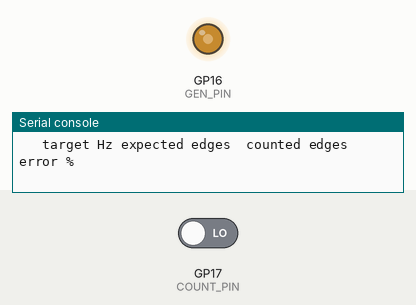
A program run on a simulated Raspberry Pi Pico running MicroPython. Shown: output pins drawn as LEDs (lit = HIGH), the last lines printed to the serial console. The inputs (shaded band) are chosen by the test bench; at power-on: GP17 (COUNT_PIN) LOW.

Above: at 0.2 s.
At 0.9 s:
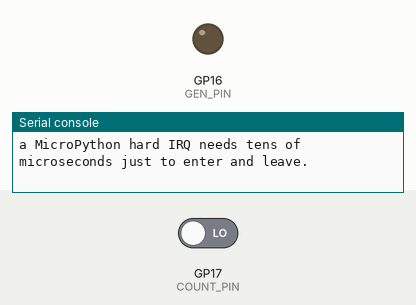
Timing chart, 0 to 2.4 s (numbered marks = the images above):
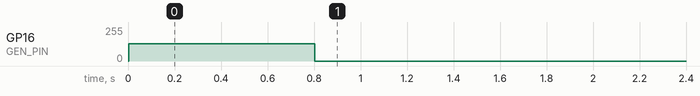

Measured:
- by itself, GP16 (GEN_PIN): 0/255 → 128/255 at 0.00 s, → 0/255 0.80 s later

The program:

fc05_pio_counter.py
```python
# FC.05 - the same pulse-counting job, done by PIO instead of by the CPU.
#
# Run on a Pico 2 with MicroPython:  mpremote run fc05_pio_counter.py
# Wiring: the same single jumper as fc05_isr_lab.py, GP16 -> GP17.
#
# Two state machines:
#   sm_gen   generates a square wave on GP16 at a frequency we choose - no CPU involvement
#   sm_count counts rising edges on GP17 and reports the count on demand - no CPU per edge
#
# The point: the CPU sets both up, then does nothing at all while millions of edges go by.
# This is the mechanism behind labs/firmware/pico/encoders.py.

import time

import rp2
from machine import Pin

GEN_PIN = 16
COUNT_PIN = 17


@rp2.asm_pio(set_init=rp2.PIO.OUT_LOW)
def square_wave():
    """One high period and one low period per loop. Each instruction is one PIO clock,
    so the output frequency is sm_freq / 4 (two `set` plus two `nop` cycles)."""
    set(pins, 1)    [0]
    nop()           [0]
    set(pins, 0)    [0]
    nop()           [0]


@rp2.asm_pio(in_shiftdir=rp2.PIO.SHIFT_LEFT)
def edge_counter():
    """Count rising edges in the Y register; push the count whenever the CPU asks.

    `wait(1, pin, 0)` blocks until the pin is high, `wait(0, pin, 0)` until it is low,
    so one loop = one complete rising-then-falling cycle. PIO cannot add, only decrement,
    so we count DOWN from 0 and negate on the Python side (the same trick, inverted, as
    encoders.py)."""
    wrap_target()
    wait(1, pin, 0)
    wait(0, pin, 0)
    jmp(y_dec, "publish")       # y = y - 1, always taken except when y is 0 (then it also decrements)
    label("publish")
    mov(isr, y)
    push(noblock)               # if the FIFO is full the value is dropped; we only want the newest
    wrap()


def read_count(sm):
    """Drain the stale values, take the freshest one, and negate it back to a positive count."""
    latest = 0
    while sm.rx_fifo():
        latest = sm.get()
    return (-latest) & 0xFFFFFFFF


# State machines 0..3 are in PIO block 0; karmel's encoders use 4 and 5 in block 1, so this
# program does not disturb them even if the firmware is running.
sm_count = rp2.StateMachine(0, edge_counter, in_base=Pin(COUNT_PIN, Pin.IN, Pin.PULL_DOWN))
sm_count.active(1)

print("%12s %14s %14s %10s" % ("target Hz", "expected edges", "counted edges", "error %"))
for target_hz in (1_000, 10_000, 100_000, 1_000_000):
    sm_gen = rp2.StateMachine(1, square_wave, freq=target_hz * 4, set_base=Pin(GEN_PIN))
    sm_count.active(0)
    sm_count.exec("set(y, 0)")       # zero the counter register without rebuilding the program
    sm_count.active(1)
    t0 = time.ticks_us()
    sm_gen.active(1)
    time.sleep_ms(200)
    sm_gen.active(0)
    elapsed_us = time.ticks_diff(time.ticks_us(), t0)
    counted = read_count(sm_count)
    sm_gen.active(0)
    expected = target_hz * elapsed_us // 1_000_000
    error = 100.0 * (counted - expected) / max(expected, 1)
    print("%12d %14d %14d %10.2f" % (target_hz, expected, counted, error))

sm_count.active(0)
Pin(GEN_PIN, Pin.IN)
print("\nThe CPU executed about ten Python statements during all of that.")
print("An interrupt handler at 1 MHz would need one edge every microsecond;")
print("a MicroPython hard IRQ needs tens of microseconds just to enter and leave.")
```
